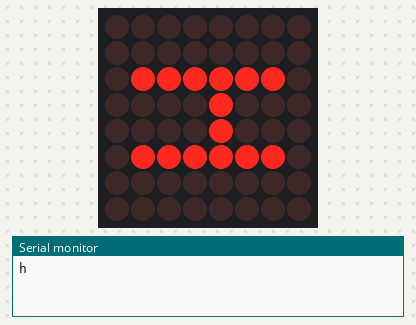
Bench run of a sketch on a simulated Arduino Uno, built with avr-gcc and run on an emulated ATmega328P. On the bench: 8×8 LED matrix, the last lines printed to the serial monitor.

Above: at 0.1 s.
At 1.1 s:
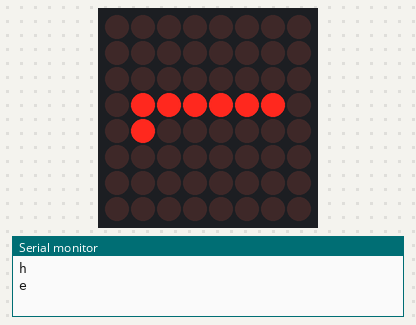
At 2.1 s:
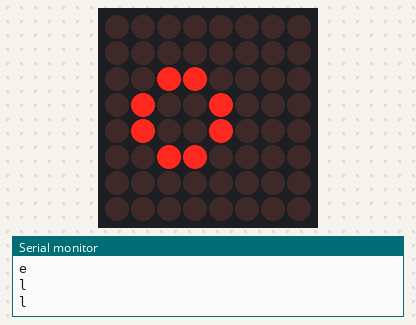
At 3.1 s:
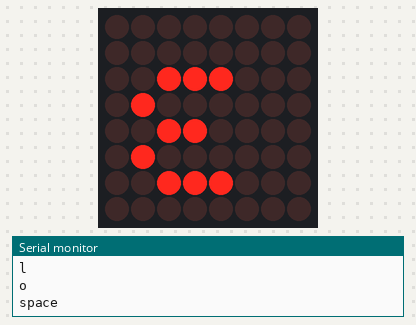
At 4.1 s:
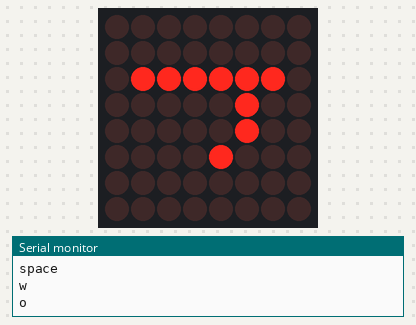
At 5.6 s:
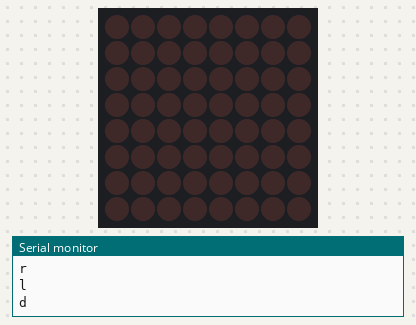

The sketch:

Hello_World_Matrix.ino
```cpp
  //We always have to include the library
#include "LedControl.h"

/*
 pin 12 is connected to the DataIn
 pin 11 is connected to the CLK
 pin 10 is connected to LOAD
 We have only a single matrix
 */
LedControl lc=LedControl(12,11,10,1);

unsigned long delaytime=500;

void setup() {
  lc.shutdown(0,false);
  /* Set the brightness */
  lc.setIntensity(0,1);
  /* clear the display */
  lc.clearDisplay(0);
  Serial.begin(9600);
}

void loop() {
  /* here is the data for the characters */
  // It's left to right and then bottom up
  byte h[8]={B00000000,B00000000,B01111110,B00001000,B00001000,B01111110,B00000000,B00000000};
  byte e[8]={B00000000,B00000000,B00111100,B01010010,B01010010,B01001100,B00000000,B00000000};
  byte l[8]={B00000000,B00000000,B00000000,B01111110,B01000000,B00000000,B00000000,B00000000};
  byte o[8]={B00000000,B00000000,B00110000,B01001000,B01001000,B00110000,B00000000,B00000000};
  byte space[8]={B00000000,B00000000,B00000000,B00000000,B00000000,B00000000,B00000000,B00000000};
  byte w[8]={B00000000,B00000000,B00111000,B01000000,B00110000,B01000000,B00111000,B00000000};
  byte r[8]={B00000000,B00000000,B01111110,B00000100,B00000100,B00001000,B00000000,B00000000};
  byte d[8]={B00000000,B00000000,B00110000,B01001000,B01001000,B01111110,B00000000,B00000000};

  /* now display them one by one with a small delay */
  //hello
  for (int i = 0; i < sizeof(h); i++) {
    lc.setRow(0,i,h[i]);
  }
  Serial.println("h");
  delay(delaytime);
  for (int i = 0; i < sizeof(e); i++) {
    lc.setRow(0,i,e[i]);
  }
  delay(delaytime);
  Serial.println("e");
  for (int i = 0; i < sizeof(l); i++) {
    lc.setRow(0,i,l[i]);
  }
  delay(delaytime);
  Serial.println("l");
  for (int i = 0; i < sizeof(l); i++) {
    lc.setRow(0,i,l[i]);
  }
  delay(delaytime);
  Serial.println("l");
  for (int i = 0; i < sizeof(o); i++) {
    lc.setRow(0,i,o[i]);
  }
  delay(delaytime);
  Serial.println("o");


  for (int i = 0; i < sizeof(space); i++) {
    lc.setRow(0,i,space[i]);
  }
  delay(delaytime);
  Serial.println("space");


  //world
  for (int i = 0; i < sizeof(w); i++) {
    lc.setRow(0,i,w[i]);
  }
  delay(delaytime);
  Serial.println("w");
  for (int i = 0; i < sizeof(o); i++) {
    lc.setRow(0,i,o[i]);
  }
  delay(delaytime);
  Serial.println("o");
  for (int i = 0; i < sizeof(r); i++) {
    lc.setRow(0,i,r[i]);
  }
  delay(delaytime);
  Serial.println("r");
  for (int i = 0; i < sizeof(l); i++) {
    lc.setRow(0,i,l[i]);
  }
  delay(delaytime);
  Serial.println("l");
  for (int i = 0; i < sizeof(d); i++) {
    lc.setRow(0,i,d[i]);
  }
  delay(delaytime);
  Serial.println("d");


  for (int i = 0; i < sizeof(space); i++) {
    lc.setRow(0,i,space[i]);
  }
  delay(delaytime);
  Serial.println("space");
}
```

Measured:
- by itself, everything shown: repeats every 6.0 s, in 11 steps
- what the display in image 1 shows lasts 1.0 s, from 1.0 s to 2.0 s
- what the display in image 2 shows lasts 0.5 s, from 2.0 s to 2.5 s
